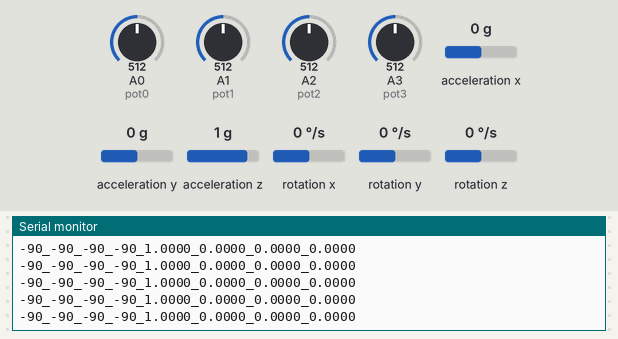
Bench run of a sketch on a simulated Arduino Uno, built with avr-gcc and run on an emulated ATmega328P. Parts: the last lines printed to the serial monitor. The test bench sets the inputs (shaded band); at power-on: acceleration z 1 g, A1 (pot1) = 512, A0 (pot0) = 512, A2 (pot2) = 512, A3 (pot3) = 512, acceleration x 0 g, acceleration y 0 g, rotation x 0 °/s, rotation y 0 °/s, rotation z 0 °/s.

Above: at 1.7 s.
1.8 s: acceleration z set to 0.1 g
4.8 s: acceleration z set to -0.2 g
At 5.5 s:
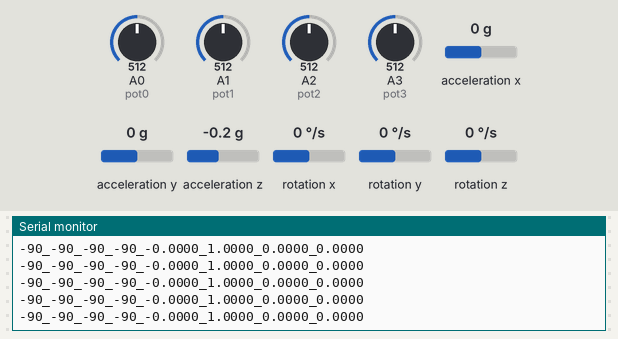
6.3 s: A1 (pot1) set to 914
9.3 s: A1 (pot1) set to 951
At 9.9 s:
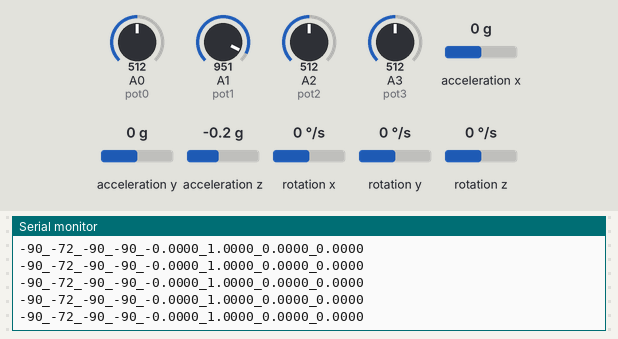
Timing chart, 0 to 12.3 s (numbered marks = the images above; inputs shaded):
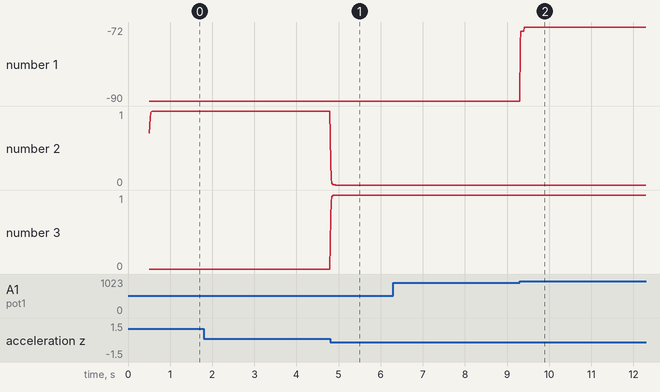

Measured:
- after the input at 4.8 s, the serial monitor: prints a new line at once (image 1)
- after the input at 9.3 s, the serial monitor: prints a new line at once (image 2)
- plotted number 1: -90 → -72 after the input at 9.3 s

The sketch:

hand.ino
```cpp
#include "I2Cdev.h"
#include "MPU6050_6Axis_MotionApps20.h"
#include "Wire.h"
#include "GyverFilters.h"

#define pot0 A0         //пины потенциопетров(1-4)
#define pot1 A1
#define pot2 A2
#define pot3 A3
#define waitTime 10000

const float kp = 0.9;       //коэффицент для фильтра потенциометров (0.01-1.0)
const float kg = 0.7;       //коэффицент для гироскопа (0.01-1.0)
const int step = 10;
const int NUM_READ = 3;

MPU6050 mpu;

GFilterRA analog1;
GFilterRA analog2;
GFilterRA analog3;
GFilterRA analog4;

GFilterRA gyro1;
GFilterRA gyro2;
GFilterRA gyro3;
GFilterRA gyro4;


// MPU control/status vars
bool dmpReady = false;  // set true if DMP init was successful
uint8_t devStatus;      // return status after each device operation (0 = success, !0 = error)
uint16_t packetSize;    // expected DMP packet size (default is 42 bytes)
uint16_t fifoCount;     // count of all bytes currently in FIFO
uint8_t fifoBuffer[64]; // FIFO storage buffer

// orientation/motion vars
Quaternion q;           // [w, x, y, z]         quaternion container
VectorInt16 aa;         // [x, y, z]            accel sensor measurements
VectorInt16 aaReal;     // [x, y, z]            gravity-free accel sensor measurements
VectorInt16 aaWorld;    // [x, y, z]            world-frame accel sensor measurements
VectorFloat gravity;    // [x, y, z]            gravity vector
float euler[3];         // [psi, theta, phi]    Euler angle container
float ypr[3];           // [yaw, pitch, roll]   yaw/pitch/roll container and gravity vector


int amin0, amin1, amin2, amin3;
int amax0, amax1, amax2, amax3;
String command;
bool isCalibrated = false, isCapturing = true;

void setup() {
  pinMode(pot0, INPUT);
  pinMode(pot1, INPUT);
  pinMode(pot2, INPUT);
  pinMode(pot3, INPUT);

  analog1.setCoef(kp);
  analog1.setStep(step);
  analog2.setCoef(kp);
  analog2.setStep(step);
  analog3.setCoef(kp);
  analog3.setStep(step);
  analog4.setCoef(kp);
  analog4.setStep(step);

  gyro1.setCoef(kg);
  gyro1.setStep(10);
  gyro2.setCoef(kg);
  gyro2.setStep(10);
  gyro3.setCoef(kg);
  gyro3.setStep(10);
  gyro4.setCoef(kg);
  gyro4.setStep(10);

  Wire.begin();
  Wire.setClock(400000);

  Serial.begin(115200);

  mpu.initialize();
  devStatus = mpu.dmpInitialize();
  mpu.setXGyroOffset(54); //++
  mpu.setYGyroOffset(-21); //--
  mpu.setZGyroOffset(5);

  if (devStatus == 0) {
    mpu.setDMPEnabled(true);
    // set our DMP Ready flag so the main loop() function knows it's okay to use it
    dmpReady = true;
    // get expected DMP packet size for later comparison
    packetSize = mpu.dmpGetFIFOPacketSize();
  }
  else
    Serial.println("Error!");
}

void calibration() {
  isCapturing = false;
  Serial.println("1 finger 3 sec 180 grad");
  delay(waitTime);
  Serial.println("calibration 1 finger 2 sec");
  for (int i = 0; i < 20; i++) {
    amin0 += analogRead(pot0);
    delay(100);
  }
  amin0 = (amin0 / 20) - 933;
  Serial.println("calibration 1 finger min end");

  Serial.println("1 finger 3 sec max");
  delay(waitTime);
  Serial.println("calibration 1 finger 2 sec");
  for (int i = 0; i < 20; i++) {
    amax0 += analogRead(pot0);
    delay(100);
  }
  amax0 = (amax0 / 20) - 933;
  Serial.println("calibration 1 finger max end");

  //////////////////////////////////////////////////////

  Serial.println("2 finger 3 sec 180 grad");
  delay(waitTime);
  Serial.println("calibration 2 finger 2 sec");
  for (int i = 0; i < 20; i++) {
    amin1 += analogRead(pot1);
    delay(100);
  }
  amin1 = (amin1 / 20) - 933;
  Serial.println("calibration 2 finger min end");

  Serial.println("2 finger 3 sec max");
  delay(waitTime);
  Serial.println("calibration 2 finger 2 sec");
  for (int i = 0; i < 20; i++) {
    amax1 += analogRead(pot1);
    delay(100);
  }
  amax1 = (amax1 / 20) - 933;
  Serial.println("calibration 2 finger max end");

  //////////////////////////////////////////////////////

  Serial.println("3 finger 3 sec 180 grad");
  delay(waitTime);
  Serial.println("calibration 3 finger 2 sec");
  for (int i = 0; i < 20; i++) {
    amin2 += analogRead(pot2);
    delay(100);
  }
  amin2 = (amin2 / 20) - 933;
  Serial.println("calibration 3 finger min end");

  Serial.println("3 finger 3 sec max");
  delay(waitTime);
  Serial.println("calibration 3 finger 2 sec");
  for (int i = 0; i < 20; i++) {
    amax2 += analogRead(pot2);
    delay(100);
  }
  amax2 = (amax2 / 20) - 933;
  Serial.println("calibration 3 finger max end");

  //////////////////////////////////////////////////////

  Serial.println("4 finger 3 sec 180 grad");
  delay(waitTime);
  Serial.println("calibration 4 finger 2 sec");
  for (int i = 0; i < 20; i++) {
    amin3 += analogRead(pot3);
    delay(100);
  }
  amin3 = (amin3 / 20) - 933;
  Serial.println("calibration 4 finger min end");

  Serial.println("4 finger 3 sec max");
  delay(waitTime);
  Serial.println("calibration 4 finger 2 sec");
  for (int i = 0; i < 20; i++) {
    amax3 += analogRead(pot3);
    delay(100);
  }
  amax3 = (amax3 / 20) - 933;
  Serial.println("calibration 4 finger max end");

  //////////////////////////////////////////////////////

  Serial.println(amin0);
  Serial.println(amin1);
  Serial.println(amin2);
  Serial.println(amin3);

  Serial.println(amax0);
  Serial.println(amax1);
  Serial.println(amax2);
  Serial.println(amax3);

  isCalibrated = true;
  isCapturing = true;
}

float findMedianN_optim(float newVal) {
  static float buffer[NUM_READ];  // статический буфер
  static byte count = 0;
  buffer[count] = newVal;
  if ((count < NUM_READ - 1) and (buffer[count] > buffer[count + 1])) {
    for (int i = count; i < NUM_READ - 1; i++) {
      if (buffer[i] > buffer[i + 1]) {
        float buff = buffer[i];
        buffer[i] = buffer[i + 1];
        buffer[i + 1] = buff;
      }
    }
  } else {
    if ((count > 0) and (buffer[count - 1] > buffer[count])) {
      for (int i = count; i > 0; i--) {
        if (buffer[i] < buffer[i - 1]) {
          float buff = buffer[i];
          buffer[i] = buffer[i - 1];
          buffer[i - 1] = buff;
        }
      }
    }
  }
  if (++count >= NUM_READ) count = 0;
  return buffer[(int)NUM_READ / 2];
}

int getAngle(int fnum) {
  int angle = 0;

  if (isCalibrated)
    switch (fnum) {
      case 1:
        for (int i = 0; i < 20; i++)
        {
          angle += analogRead(pot0);
          delay(10);
        }
        angle = constrain((angle / 20) - 933, amin0, amax0);
        break;
      case 2:
        for (int i = 0; i < 20; i++)
        {
          angle += analogRead(pot1);
          delay(10);
        }
        angle = constrain((angle / 20) - 933, amin1, amax1);
        break;
      case 3:
        for (int i = 0; i < 20; i++)
        {
          angle += analogRead(pot2);
          delay(10);
        }
        angle = constrain((angle / 20) - 933, amin2, amax2);
        break;
      case 4:
        for (int i = 0; i < 20; i++)
        {
          angle += analogRead(pot3);
          delay(10);
        }
        angle = constrain((angle / 20) - 933, amin3, amax3);
        break;
    }
  else
    switch (fnum) {
      case 1:
        angle = (int)analog1.filteredTime(analogRead(pot0)) - 1023;
        angle = constrain(angle, -90, 0);
        break;
      case 2:
        angle = (int)analog2.filteredTime(analogRead(pot1)) - 1023;
        angle = constrain(angle, -90, 0);
        break;
      case 3:
        angle = (int)analog3.filteredTime(analogRead(pot2)) - 1023;
        angle = constrain(angle, -90, 0);
        break;
      case 4:
        angle = (int)analog4.filteredTime(analogRead(pot3)) - 1023;
        angle = constrain(angle, -90, 0);
        break;
    }
  return angle;
}

void loop() {
  while (isCapturing == true) {
    Qdata();
  }
}

void SendQuaternion() {
  mpu.dmpGetQuaternion(&q, fifoBuffer);
  Serial.print(gyro1.filteredTime(q.w), 4); Serial.print("_");
  Serial.print(gyro2.filteredTime(q.x), 4); Serial.print("_");
  Serial.print(gyro3.filteredTime(q.y), 4); Serial.print("_");
  Serial.println(gyro4.filteredTime(q.z), 4);
}

void SendEuler() {
  // display Euler angles in degrees
  mpu.dmpGetQuaternion(&q, fifoBuffer);
  mpu.dmpGetEuler(euler, &q);
  Serial.print(euler[0] * 180 / M_PI); Serial.print("_");
  Serial.print(euler[1] * 180 / M_PI); Serial.print("_");
  Serial.println(euler[2] * 180 / M_PI);
}

void Qdata() {
  int mpuIntStatus = mpu.getIntStatus();
  fifoCount = mpu.getFIFOCount();
  if ((mpuIntStatus & 0x10) || fifoCount == 1024) { // check if overflow
    mpu.resetFIFO();
  }
  else if (mpuIntStatus & 0x02) {
    while (fifoCount < packetSize)
      fifoCount = mpu.getFIFOCount();

    mpu.getFIFOBytes(fifoBuffer, packetSize);
    fifoCount -= packetSize;
    mpu.dmpGetQuaternion(&q, fifoBuffer);

    Serial.print(getAngle(1)); Serial.print("_");
    Serial.print(getAngle(2)); Serial.print("_");
    Serial.print(getAngle(3)); Serial.print("_");
    Serial.print(getAngle(4)); Serial.print("_");

    SendQuaternion();
  }
}

void Edata() {
  int mpuIntStatus = mpu.getIntStatus();
  fifoCount = mpu.getFIFOCount();
  if ((mpuIntStatus & 0x10) || fifoCount == 1024) { // check if overflow
    mpu.resetFIFO();
  }
  else if (mpuIntStatus & 0x02) {
    while (fifoCount < packetSize)
      fifoCount = mpu.getFIFOCount();

    mpu.getFIFOBytes(fifoBuffer, packetSize);
    fifoCount -= packetSize;
    mpu.dmpGetQuaternion(&q, fifoBuffer);

    Serial.print(getAngle(1)); Serial.print("_");
    Serial.print(getAngle(2)); Serial.print("_");
    Serial.print(getAngle(3)); Serial.print("_");
    Serial.print(getAngle(4)); Serial.print("_");

    SendEuler();
  }
}
```
